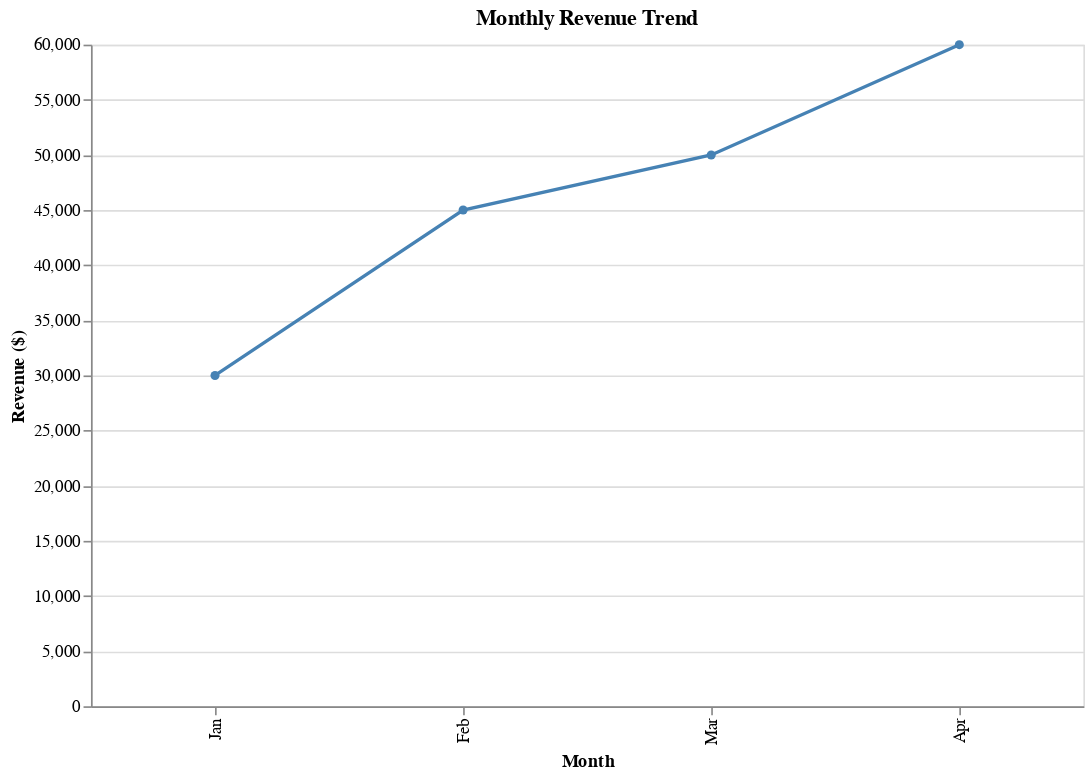

The code cell stored with this chart in its notebook:
### Code cell
line_revenue = (
    pn.Story(df, width=600)
    .mark_line(point=True)
    .encode(
        x=alt.X('Month', sort=["Jan", "Feb", "Mar", "Apr"]),
        y=alt.Y('Revenue', title='Revenue ($)'),
        color=alt.value('steelblue')
    )
    .properties(title='Monthly Revenue Trend')
)

line_revenue.show()

### Figure 1 — Vega-Lite specification as saved in the notebook (floating-point values rounded to 4 significant figures)
{"config": {"view": {"continuousWidth": 300, "continuousHeight": 300}}, "data": {"name": "data-81fdf887667aadca580d6905ebf4adbd"}, "mark": {"type": "line", "point": true}, "encoding": {"color": {"value": "steelblue"}, "x": {"field": "Month", "sort": ["Jan", "Feb", "Mar", "Apr"], "type": "nominal"}, "y": {"field": "Revenue", "title": "Revenue ($)", "type": "quantitative"}}, "height": 400, "title": "Monthly Revenue Trend", "width": 600, "$schema": "https://vega.github.io/schema/vega-lite/v5.20.1.json", "datasets": {"data-81fdf887667aadca580d6905ebf4adbd": [{"Region": "North", "Sales": 120000, "Profit": 30000, "Month": "Jan", "Revenue": 30000}, {"Region": "South", "Sales": 95000, "Profit": 18000, "Month": "Feb", "Revenue": 45000}, {"Region": "East", "Sales": 113000, "Profit": 24000, "Month": "Mar", "Revenue": 50000}, {"Region": "West", "Sales": 88000, "Profit": 15000, "Month": "Apr", "Revenue": 60000}]}}
